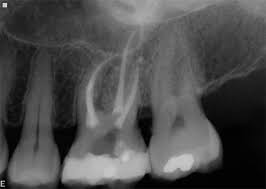
#> input picture images.jpeg, 266 x 189 px, found by its file name
$ jupyter execute Image_enhancement_demo.ipynb
#> lines starting #> are read from the running program, lines starting #| are printed output that depends on the picture; after the words box and inside, x2 and y2 are one past the last pixel; in counts of white or black regions, pixels touching at a corner belong together
CLAHE method

[cell 1]
import cv2
import numpy as np
import skimage.exposure
from google.colab.patches import cv2_imshow

[cell 2]
# load images
img1 = cv2.imread('/content/images.jpeg')
#> img1 is the input picture: shape (189, 266, 3); min 0, max 218, mean 77.1


# convert to gray
gray1 = cv2.cvtColor(img1,cv2.COLOR_BGR2GRAY)


# blur
blur1 = cv2.GaussianBlur(gray1, (0,0), sigmaX=6, sigmaY=6)


# morphology
kernel = cv2.getStructuringElement(cv2.MORPH_RECT, (40,30))
morph1 = cv2.morphologyEx(blur1, cv2.MORPH_CLOSE, kernel)
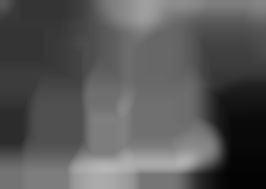
#> morph1: shape (189, 266); min 3, max 182, mean 87.5


# threshold
thresh1 = cv2.threshold(morph1, 0, 255, cv2.THRESH_OTSU)[1]
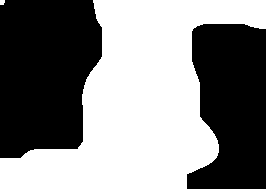
#> thresh1: shape (189, 266); 51.4% white; 2 black regions


# get contours and filter on size
masked1 = gray1.copy()
meanval = int(np.mean(masked1))
#> meanval = 77
contours = cv2.findContours(thresh1, cv2.RETR_EXTERNAL, cv2.CHAIN_APPROX_SIMPLE)
#> contours = 2 contours, 1 with area under 20; largest, box (x1, y1, x2, y2) and area: (0, 0, 266, 189) 25352
contours = contours[0] if len(contours) == 2 else contours[1]
for cntr in contours:
    area = cv2.contourArea(cntr)
    if area > 500 and area < 50000:
        cv2.drawContours(masked1, [cntr], 0, (meanval), -1)
#> this loop made 2 passes
#> area on pass 1: 25351.5
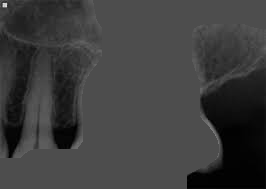
#> masked1: shape (189, 266); min 0, max 218, mean 61


# stretch
minval = int(np.amin(masked1))
#> minval = 0
maxval = int(np.amax(masked1))
#> maxval = 218
result1 = skimage.exposure.rescale_intensity(masked1, in_range=(minval,maxval), out_range=(0,255)).astype(np.uint8)

# save output
cv2.imwrite('xray1_stretched.png', result1)


# Display various images to see the steps
cv2_imshow(thresh1)

cv2_imshow(result1)

cv2.waitKey(0)
cv2.destroyAllWindows()

[cell 3]
import cv2
import numpy as np

# Reading the image from the present directory
image = cv2.imread("/content/images.jpeg")
# Resizing the image for compatibility
#image = cv2.resize(image, (500, 600))

# The initial processing of the image
# image = cv2.medianBlur(image, 3)
image_bw = cv2.cvtColor(image, cv2.COLOR_BGR2GRAY)

# The declaration of CLAHE
# clipLimit -> Threshold for contrast limiting
clahe = cv2.createCLAHE(clipLimit=5)
final_img = clahe.apply(image_bw) + 30
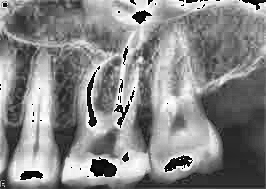
#> final_img: shape (189, 266); min 0, max 255, mean 134.3

# Ordinary thresholding the same image
_, ordinary_img = cv2.threshold(image_bw, 155, 255, cv2.THRESH_BINARY)
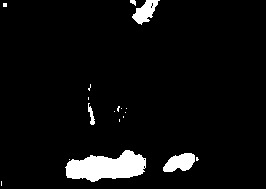
#> ordinary_img: shape (189, 266); 5.2% white; 18 white regions (13 under 20 px), largest, box (x1, y1, x2, y2) and area: (65, 150, 146, 182) 1696, (163, 153, 195, 172) 424, (132, 0, 160, 25) 358, (88, 103, 95, 125) 73, (130, 0, 136, 6) 24

# Showing the two images
cv2_imshow(ordinary_img)
cv2_imshow(final_img)
cv2.imwrite('xray1_stretched.png', final_img)
#> Out = True

Pillow (PIL):

[cell 4]
from PIL import Image, ImageEnhance
image = Image.open('/content/images.jpeg')
enhancer = ImageEnhance.Sharpness(image)
sharpened = enhancer.enhance(2.0)
sharpened.save('sharpened.jpg')

CV2

[cell 5]
image = cv2.imread("/content/images.jpeg")
gray = cv2.cvtColor(image, cv2.COLOR_BGR2GRAY)
kernel = np.array([[0, -1, 0],
[-1, 5, -1],
[0, -1, 0]])
sharpened = cv2.filter2D(image, -1, kernel)
#> sharpened: shape (189, 266, 3)
cv2_imshow(image)
cv2_imshow(sharpened)
cv2.waitKey(0)
cv2.destroyAllWindows()
#sharpened.save('sharpened_cv2.jpg')

image_sharp = cv2.filter2D(src=image, ddepth=-1, kernel=kernel)
cv2_imshow(image_sharp)
cv2.waitKey()
cv2.destroyAllWindows()

[cell 6]
import numpy as np
import matplotlib.pyplot as plt
from skimage.io import imshow, imread
from skimage.color import rgb2yuv, rgb2hsv, rgb2gray, yuv2rgb, hsv2rgb
from scipy.signal import convolve2d

[cell 7]
dog = imread('/content/images.jpeg')
plt.figure(num=None, figsize=(8, 6), dpi=80)
imshow(dog);

[cell 8]
# Sharpen
sharpen = np.array([[0, -1, 0],
                    [-1, 5, -1],
                    [0, -1, 0]])
# Gaussian Blur
gaussian = (1 / 16.0) * np.array([[1., 2., 1.],
                                  [2., 4., 2.],
                                  [1., 2., 1.]])
fig, ax = plt.subplots(1,2, figsize = (17,10))
ax[0].imshow(sharpen, cmap='gray')
ax[0].set_title(f'Sharpen', fontsize = 18)

ax[1].imshow(gaussian, cmap='gray')
ax[1].set_title(f'Gaussian Blur', fontsize = 18)

[axi.set_axis_off() for axi in ax.ravel()];
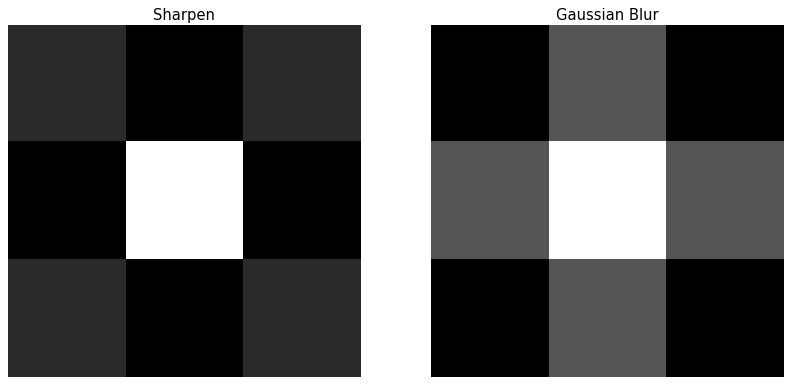
#> figure drawn by matplotlib, 2 panels

[cell 9]
#Import the necessary libraries
import cv2
import matplotlib.pyplot as plt
import numpy as np

# Load the image
image = cv2.imread('/content/images.jpeg')

#Plot the original image
plt.subplot(1, 2, 1)
plt.title("Original")
plt.imshow(image)

# Convert the image from BGR to HSV color space
image = cv2.cvtColor(image, cv2.COLOR_RGB2HSV)
#> image: shape (189, 266, 3); mean H, S, V 0, 0, 77.1

# Adjust the hue, saturation, and value of the image
# Adjusts the hue by multiplying it by 0.7
image[:, :, 0] = image[:, :, 0] * 1.5
# Adjusts the saturation by multiplying it by 1.5
image[:, :, 1] = image[:, :, 1] * 2.5
# Adjusts the value by multiplying it by 0.5
image[:, :, 2] = image[:, :, 2] * 2
#> image: shape (189, 266, 3); mean H, S, V 0, 0, 118.3

# Convert the image back to BGR color space
image2 = cv2.cvtColor(image, cv2.COLOR_HSV2BGR)
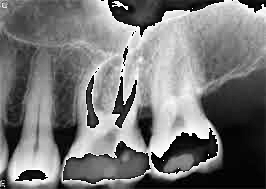
#> image2: shape (189, 266, 3); min 0, max 254, mean 118.3

#Save the image
cv2.imwrite('enhanced coloured.jpg', image2)

#Plot the enhanced image
plt.subplot(1, 2, 2)
plt.title("enhanced coloured")
plt.imshow(image2)
plt.show()

[cell 10]
#Import the necessary libraries
import cv2
import matplotlib.pyplot as plt
import numpy as np

# Load the image
image = cv2.imread('/content/images.jpeg')

#Plot the original image
plt.subplot(1, 2, 1)
plt.title("Original")
plt.imshow(image)

# Convert the image to grayscale
gray_image = cv2.cvtColor(image, cv2.COLOR_BGR2GRAY)

# Equalize the histogram
equalized_image = cv2.equalizeHist(gray_image)
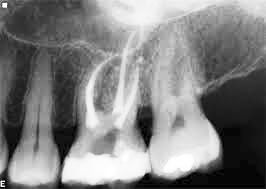
#> equalized_image: shape (189, 266); min 0, max 255, mean 127.7

#Save the equalized image
cv2.imwrite('equalized.jpg', equalized_image)

#Plot the equalized image
plt.subplot(1, 2, 2)
plt.title("equalized")
plt.imshow(equalized_image)
plt.show()

[cell 11]
import cv2
import numpy as np
image = cv2.imread('/content/images.jpeg')
rows, cols = image.shape[:2]
#> rows = 189; cols = 266

# gaussian kernel for sharpening
gaussian_blur = cv2.GaussianBlur(image,(7,7),sigmaX=2)

# sharpening using addWeighted()
sharp1 = cv2.addWeighted(image,1.5,gaussian_blur,-0.5,0)
sharp2 = cv2.addWeighted(image,3.5,gaussian_blur,-2.5,0)
sharp3 = cv2.addWeighted(image,7.5,gaussian_blur,-6.5,0)
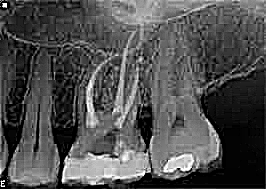
#> sharp3: shape (189, 266, 3); min 0, max 255, mean 79.1
# the addweight() method performs a linear comnbination of matrices
# which is simple arithmetic operations for example the first function will
# have the resultant matrix as image * 1.5 + gaussian_blur * (-0.5) + 0

# showing the images
cv2_imshow(sharp1)
cv2_imshow(sharp2)
cv2_imshow(sharp3)
cv2_imshow(image)
cv2.waitKey(0)
#> Out = 27

[cell 12]
import cv2
import numpy as np

#reading imagae from file
img = cv2.imread("/content/images.jpeg") #Add your png or jpg file here
#SHARPENING EFFECT
kernel_sharpening = np.array([[-1,-1,-1],
                              [-1, 9,-1],
                              [-1,-1,-1]])
sharpened = cv2.filter2D(img,-1,kernel_sharpening)
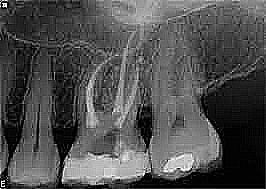
#> sharpened: shape (189, 266, 3); min 0, max 255, mean 78.2
#completion message
print('Image Sharpened.')

#comparing original vs resized
cv2_imshow(img)
cv2_imshow(sharpened)
cv2.waitKey(0)
cv2.destroyAllWindows()
